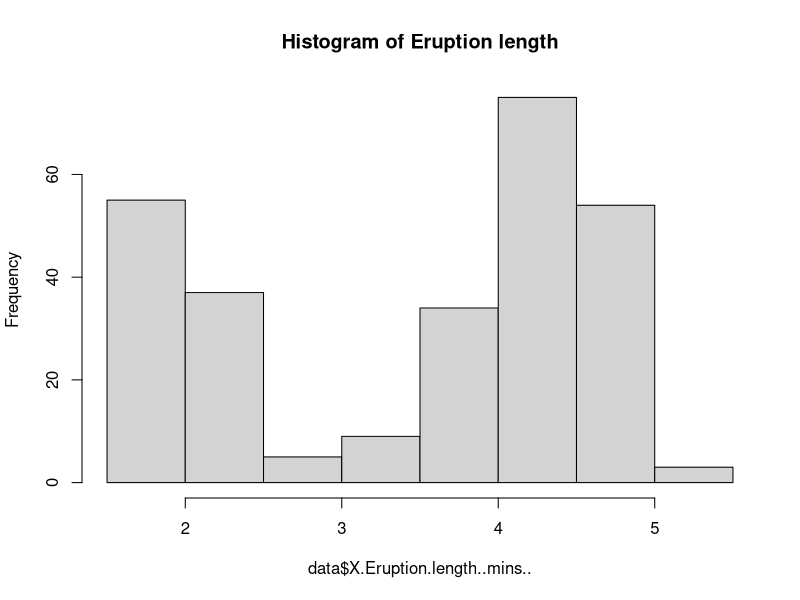
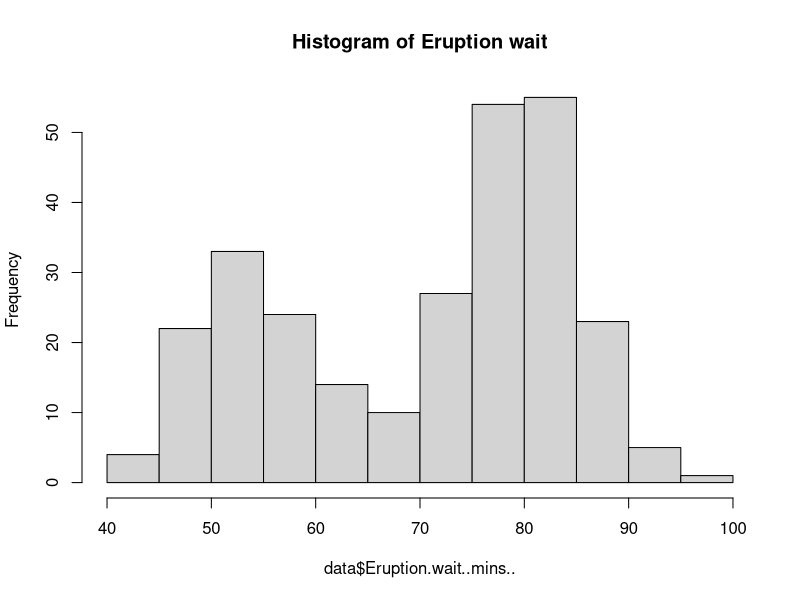
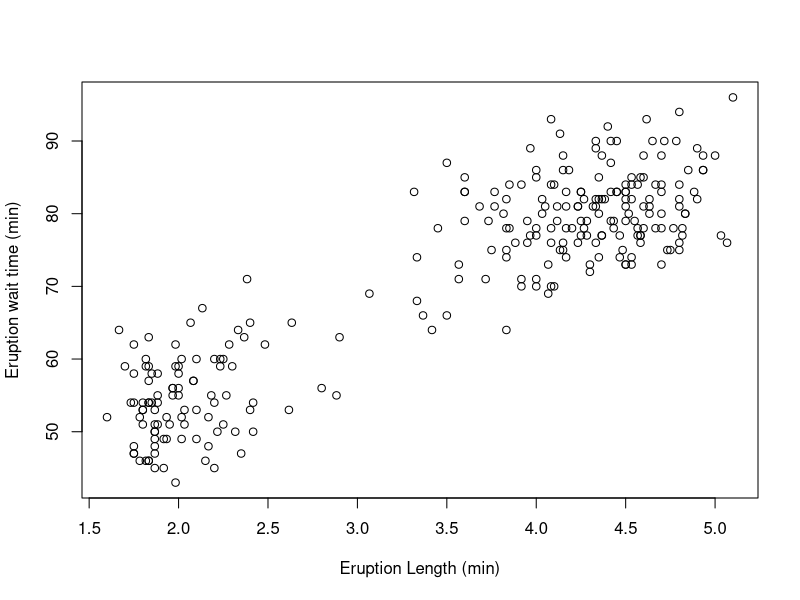

The R script that drew these images, in order:
## ---- chunk 1
data <- read.csv("data/OldFaithful_geyser.csv")
## ---- chunk 2
head(data)
summary(data)
## ---- chunk 3
hist(data$X.Eruption.length..mins.., main="Histogram of Eruption length")
hist(data$Eruption.wait..mins.., main="Histogram of Eruption wait")
## ---- chunk 4
plot(data$X.Eruption.length..mins..,data$Eruption.wait..mins..,xlab = "Eruption Length (min)", ylab = "Eruption wait time (min)")
## ---- chunk 5
fit <- lm(Eruption.wait..mins.. ~ X.Eruption.length..mins.., data = data)
summary(fit)
